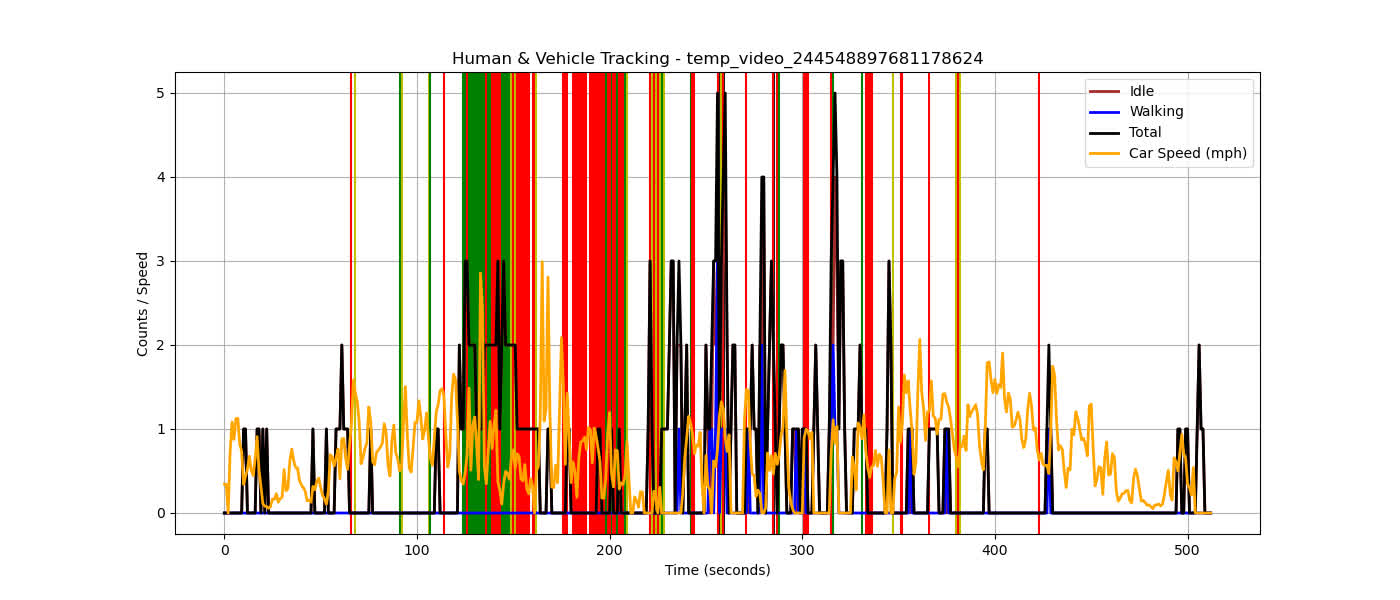

Recreate this plot in Python.

import cv2
import numpy as np
import pandas as pd
import matplotlib.pyplot as plt
from ultralytics import YOLO
from norfair import Detection, Tracker
from multiprocessing import Pool
import os
import datetime
import sys
import glob

model = YOLO("yolo11x.pt")
MOVEMENT_THRESHOLD = 20
PIXELS_PER_FOOT = 5.0

def detect_light_color(roi):
    hsv = cv2.cvtColor(roi, cv2.COLOR_BGR2HSV)
    h, s, v = cv2.split(hsv)
    mask = (s > 80) & (v > 100)
    hue = h[mask]
    if hue.size == 0:
        return 'unknown'
    hist = cv2.calcHist([hue.astype(np.uint8)], [0], None, [180], [0, 180])
    dominant = int(hist.argmax())
    if 0 <= dominant <= 10 or 160 <= dominant <= 180:
        return 'red'
    elif 15 <= dominant <= 35:
        return 'yellow'
    elif 36 <= dominant <= 89:
        return 'green'
    else:
        return 'unknown'

def norfair_detections_from_yolo(results, class_id):
    detections = []
    for box, cls, conf in zip(results.boxes.xyxy, results.boxes.cls, results.boxes.conf):
        if int(cls) == class_id:
            x1, y1, x2, y2 = box
            cx = float((x1 + x2) / 2)
            cy = float((y1 + y2) / 2)
            detections.append(Detection(points=np.array([[cx, cy]]), scores=np.array([conf.item()])))
    return detections

def euclidean_distance(a, b):
    a_coords = a.estimate if hasattr(a, 'estimate') else a.points
    b_coords = b.estimate if hasattr(b, 'estimate') else b.points
    return np.linalg.norm(a_coords - b_coords)

def process_video(video_path):
    cap = cv2.VideoCapture(video_path)
    if not cap.isOpened():
        return f"Failed to open video: {video_path}"

    fps = int(cap.get(cv2.CAP_PROP_FPS))
    frame_count = 0
    idle_counts, walking_counts, total_counts, car_speeds = [], [], [], []
    light_states, red_violations, bus_waiting = [], [], []

    cap.set(cv2.CAP_PROP_POS_FRAMES, 0)
    start_millis = cap.get(cv2.CAP_PROP_POS_MSEC)
    start_time = datetime.datetime.fromtimestamp(start_millis / 1000.0) if start_millis > 0 else datetime.datetime.now()
    timestamp_str = start_time.strftime("%Y%m%d_%H%M%S")

    human_tracker = Tracker(distance_function=euclidean_distance, distance_threshold=30)
    car_tracker = Tracker(distance_function=euclidean_distance, distance_threshold=50)
    red_active = red_violated = bus_seen = False
    current_light = 'unknown'
    person_histories, car_histories = {}, {}

    while cap.isOpened():
        ret, frame = cap.read()
        if not ret:
            break

        results = model(frame)[0]
        human_dets = norfair_detections_from_yolo(results, class_id=0)
        car_dets = norfair_detections_from_yolo(results, class_id=2)
        tracked_humans = human_tracker.update(human_dets)
        tracked_cars = car_tracker.update(car_dets)

        for t in tracked_humans:
            pid = t.id
            cx, cy = t.estimate[0]
            person_histories.setdefault(pid, []).append((frame_count, cx, cy))

        for t in tracked_cars:
            cid = t.id
            cx, cy = t.estimate[0]
            car_histories.setdefault(cid, []).append((frame_count, cx, cy))

        red_now = yellow_now = green_now = False
        bus_now = any(int(c) == 5 for c in results.boxes.cls)
        for box, cls in zip(results.boxes.xyxy, results.boxes.cls):
            if int(cls) == 9:
                x1, y1, x2, y2 = map(int, box)
                if y2 > frame.shape[0] * 0.6 or (x2 - x1)/(y2 - y1) > 1.5:
                    continue
                roi = frame[y1:y2, x1:x2]
                if roi.size > 0:
                    state = detect_light_color(roi)
                    if state == 'red': red_now = True
                    elif state == 'yellow': yellow_now = True
                    elif state == 'green': green_now = True

        if red_now:
            current_light = 'red'
            red_active = True
            if len(tracked_humans) >= 5:
                red_violated = True
            if bus_now:
                bus_seen = True
        elif yellow_now: current_light = 'yellow'
        elif green_now: current_light = 'green'
        else: current_light = 'unknown'

        frame_count += 1
        if frame_count % fps == 0:
            idle = walking = 0
            mph_list = []
            recent_frame = frame_count - 1

            for pid, history in person_histories.items():
                recent = [(x, y) for f, x, y in history if recent_frame - fps <= f <= recent_frame]
                if len(recent) >= 2:
                    d = sum(np.linalg.norm(np.array(recent[i]) - np.array(recent[i - 1])) for i in range(1, len(recent)))
                    avg_speed = d / len(recent)
                    if avg_speed < MOVEMENT_THRESHOLD:
                        idle += 1
                    else:
                        walking += 1

            for cid, history in car_histories.items():
                recent = [(x, y) for f, x, y in history if recent_frame - fps <= f <= recent_frame]
                if len(recent) >= 2:
                    d = sum(np.linalg.norm(np.array(recent[i]) - np.array(recent[i - 1])) for i in range(1, len(recent)))
                    avg_pixels_per_sec = d / len(recent)
                    feet_per_sec = avg_pixels_per_sec / PIXELS_PER_FOOT
                    mph = feet_per_sec * 0.681818
                    mph_list.append(mph)

            avg_mph = np.mean(mph_list) if mph_list else 0

            idle_counts.append(idle)
            walking_counts.append(walking)
            total_counts.append(idle + walking)
            car_speeds.append(avg_mph)
            light_states.append(current_light)
            red_violations.append(red_violated)
            bus_waiting.append(bus_seen if red_active else False)
            red_active = red_violated = bus_seen = False
            person_histories = {}
            car_histories = {}

    cap.release()
    video_name = os.path.splitext(os.path.basename(video_path))[0]
    output_base = f"{video_name}__{timestamp_str}"
    csv_path = f"{output_base}.csv"
    png_path = f"{output_base}.png"

    df = pd.DataFrame({
        "second": list(range(len(total_counts))),
        "idle_count": idle_counts,
        "walking_count": walking_counts,
        "total_count": total_counts,
        "car_speed_mph": car_speeds,
        "light": light_states,
        "red_violation": red_violations,
        "bus_waiting": bus_waiting
    })
    df.to_csv(csv_path, index=False)

    plt.figure(figsize=(14, 6))
    for i, row in df.iterrows():
        sec = row["second"]
        light = row["light"]
        violation = row["red_violation"]
        bus = row["bus_waiting"]
        if light == "red":
            if violation and bus:
                plt.axvline(x=sec, color='k', linestyle='--', linewidth=2)
                plt.axvline(x=sec, color='r', linestyle='--', linewidth=1.5)
            elif violation:
                plt.axvline(x=sec, color='r', linestyle='--', linewidth=1.5)
            elif bus:
                plt.axvline(x=sec, color='k', linestyle='-', linewidth=2)
                plt.axvline(x=sec, color='r', linestyle='-', linewidth=1.5)
            else:
                plt.axvline(x=sec, color='r', linestyle='-', linewidth=1.5)
        elif light == "yellow":
            plt.axvline(x=sec, color='y', linestyle='-', linewidth=1.5)
        elif light == "green":
            plt.axvline(x=sec, color='g', linestyle='-', linewidth=1.5)

    plt.plot(df["second"].to_numpy(), df["idle_count"].to_numpy(), label="Idle", color="brown", linewidth=2)
    plt.plot(df["second"].to_numpy(), df["walking_count"].to_numpy(), label="Walking", color="blue", linewidth=2)
    plt.plot(df["second"].to_numpy(), df["total_count"].to_numpy(), label="Total", color="black", linewidth=2)
    plt.plot(df["second"].to_numpy(), df["car_speed_mph"].to_numpy(), label="Car Speed (mph)", color="orange", linewidth=2)

    plt.xlabel("Time (seconds)")
    plt.ylabel("Counts / Speed")
    plt.title(f"Human & Vehicle Tracking - {video_name}")
    plt.grid(True)
    plt.legend(loc='upper right')
    plt.savefig(png_path)
    plt.close()

    return f"Processed {video_path} → {csv_path}, {png_path}"

def run_batch(video_paths):
    with Pool() as pool:
        results = pool.map(process_video, video_paths)
    for res in results:
        print(res)

if __name__ == "__main__":
    if len(sys.argv) < 2:
        print("Usage: python human_counter.py /path/to/videos/*.mp4")
    else:
        video_files = []
        for pattern in sys.argv[1:]:
            video_files.extend(glob.glob(pattern))
        run_batch(video_files)
